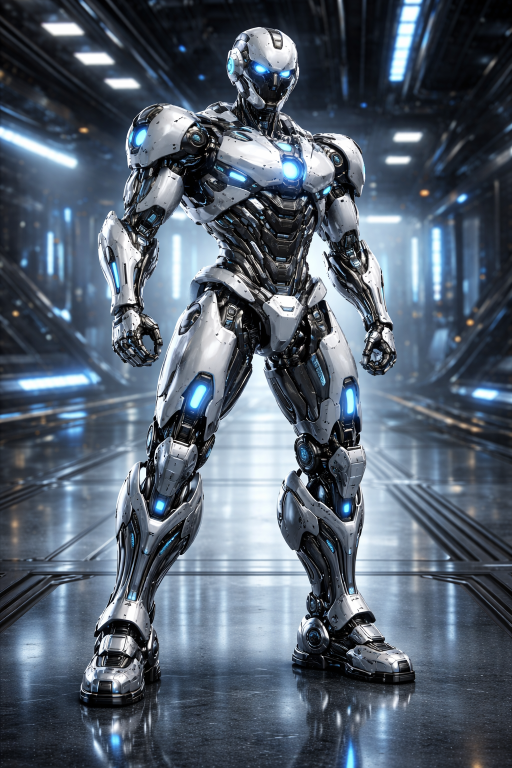
#> input picture gen.3d/input/robot_model.png, 1024 x 1536 px (shown at 1/2 size); its folder holds only this picture in this run
$ python 1.image2mesh.py
#> lines starting #> are read from the running program, lines starting #| are printed output that depends on the picture
"""
Process all image files from input folder and generate 3D meshes (GLB) to output folder.
Uses ComfyUI Trellis2 workflow: one image -> one mesh per image.
"""
import os
import sys
import time
import json
import shutil
import argparse
from pathlib import Path
from functools import partial
import builtins as _builtins
import requests
from PIL import Image

print = partial(_builtins.print, flush=True)

# Scale image so max(width, height) == this before sending to ComfyUI (aspect ratio preserved)
MAX_IMAGE_SIZE = 1024

# Resumable processing (skip already-generated meshes, resume after interrupt)
ENABLE_RESUMABLE_MODE = True
CLEANUP_TRACKING_FILES = False  # Set True to delete tracking JSON after successful run

# Supported image extensions (lowercase)
IMAGE_EXTENSIONS = {".png", ".jpg", ".jpeg", ".webp", ".bmp", ".tga"}


def resolve_comfyui_dir(base_dir: str) -> str:
    """Resolve ComfyUI directory: sibling ComfyUI or COMFYUI_DIR env."""
    candidate = os.path.abspath(os.path.join(base_dir, "..", "ComfyUI"))
    if os.path.exists(os.path.join(candidate, "main.py")):
        return candidate
    alt = os.environ.get("COMFYUI_DIR")
    if alt and os.path.exists(os.path.join(alt, "main.py")):
        return alt
    return candidate


def get_image_files(input_dir: str) -> list[tuple[str, str]]:
    """
    Return list of (full_path, stem) for all image files in input_dir.
    stem = filename without extension, used for naming output.
    """
    if not os.path.isdir(input_dir):
        return []
    out = []
    for name in sorted(os.listdir(input_dir)):
        p = os.path.join(input_dir, name)
        if not os.path.isfile(p):
            continue
        ext = Path(name).suffix.lower()
        if ext in IMAGE_EXTENSIONS:
            stem = Path(name).stem
            out.append((p, stem))
    return out


class ResumableState:
    """Manages resumable state for image-to-mesh generation (skip completed, resume after interrupt)."""

    def __init__(self, checkpoint_dir: str, script_name: str, force_start: bool = False):
        self.checkpoint_dir = Path(checkpoint_dir)
        self.checkpoint_dir.mkdir(parents=True, exist_ok=True)
        self.state_file = self.checkpoint_dir / f"{script_name}.state.json"
        if force_start and self.state_file.exists():
            try:
                self.state_file.unlink()
                print("Force start enabled - removed existing checkpoint")
            except Exception as ex:
                print(f"WARNING: Failed to remove checkpoint for force start: {ex}")
        self.state = self._load_state()

    def _load_state(self) -> dict:
        if self.state_file.exists():
            try:
                with open(self.state_file, "r", encoding="utf-8") as f:
                    return json.load(f)
            except Exception as ex:
                print(f"WARNING: Failed to load checkpoint file: {ex}")
        return {"meshes": {"completed": [], "results": {}}}

    # [6 lines left out: function _save_state, not called in this run]

    def is_mesh_complete(self, stem: str) -> bool:
        """True if this stem was completed and the output file still exists."""
        if stem not in self.state["meshes"]["results"]:
            return False
        path = self.state["meshes"]["results"][stem].get("path", "")
        return bool(path and os.path.exists(path))

    # [5 lines left out: function set_mesh_result, not called in this run]

    def validate_and_cleanup_results(self, output_dir: str) -> int:
        """Remove completed entries whose output file no longer exists. Returns count removed."""
#> called with output_dir = 'gen.3d/output'
        removed = 0
        for stem in list(self.state["meshes"]["completed"]):
            res = self.state["meshes"]["results"].get(stem, {})
            path = res.get("path", "")
            if not path or not os.path.exists(path):
                if stem in self.state["meshes"]["completed"]:
                    self.state["meshes"]["completed"].remove(stem)
                if stem in self.state["meshes"]["results"]:
                    del self.state["meshes"]["results"][stem]
                removed += 1
        if removed:
            self._save_state()
        return removed

    def get_progress_summary(self) -> str:
        completed = len(self.state["meshes"]["completed"])
        return f"Progress: Meshes completed {completed}"

    # [9 lines left out: function cleanup, not called in this run]


class Image2MeshGenerator:
    def __init__(
        self,
        comfyui_url: str = "http://127.0.0.1:8188/",
        workflow_path: str = None,
        comfyui_input_dir: str = None,
        comfyui_output_dir: str = None,
        output_dir: str = None,
    ):
        self.comfyui_url = comfyui_url.rstrip("/") + "/"
        script_dir = os.path.dirname(os.path.abspath(__file__))
        base_dir = os.path.dirname(script_dir)
        self.base_dir = base_dir
        self.workflow_path = workflow_path or os.path.join(base_dir, "workflow", "assets3d.json")
        comfy_dir = resolve_comfyui_dir(base_dir)
        self.comfyui_input_dir = os.path.abspath(comfyui_input_dir or os.path.join(comfy_dir, "input"))
        self.comfyui_output_dir = os.path.abspath(comfyui_output_dir or os.path.join(comfy_dir, "output"))
        self.output_dir = os.path.abspath(output_dir or os.path.join(base_dir, "output"))
        os.makedirs(self.output_dir, exist_ok=True)

    def _load_workflow(self) -> dict:
        with open(self.workflow_path, "r", encoding="utf-8") as f:
            return json.load(f)

    # [18 lines left out: function _set_workflow_image_and_prefix, not called in this run]

    def _scale_image_to_max_size(self, image_path: str, max_side: int) -> Image.Image | None:
        """Load image and scale so max(width, height) == max_side, preserving aspect ratio. Return PIL Image or None."""
#> called with image_path = 'gen.3d/input/robot_model.png', max_side = 1024
        try:
            im = Image.open(image_path)
#> im is the input picture: PIL image 1024x1536 RGB; mean R, G, B 84.2, 96.3, 110.4
            im.load()
            # Preserve RGBA for transparency (Trellis2 can use alpha)
            if im.mode not in ("RGB", "RGBA"):
                im = im.convert("RGBA")
            w, h = im.size
#> w = 1024; h = 1536
            if max(w, h) <= max_side:
                return im
            scale = max_side / max(w, h)
#> scale = 0.667
            new_w = max(1, int(round(w * scale)))
#> new_w = 683
            new_h = max(1, int(round(h * scale)))
#> new_h = 1024
            return im.resize((new_w, new_h), Image.Resampling.LANCZOS)
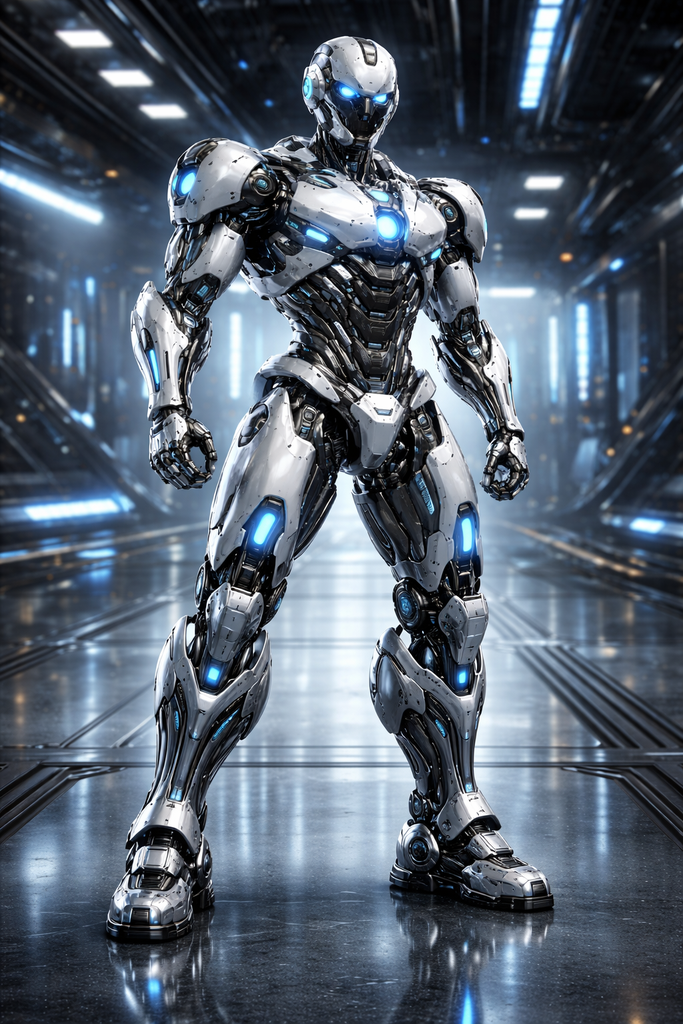
#> returned value: PIL image 683x1024 RGB; mean R, G, B 84.2, 96.3, 110.4
        except Exception as e:
            print(f"WARNING: Failed to load/scale image {image_path}: {e}")
            return None

    def _copy_image_to_comfyui(self, image_path: str) -> str:
        """Scale image to max 1024 on longest side (aspect ratio preserved), then save to ComfyUI input folder; return basename."""
        name = os.path.basename(image_path)
        dest = os.path.join(self.comfyui_input_dir, name)
        im = self._scale_image_to_max_size(image_path, MAX_IMAGE_SIZE)
        if im is None:
            # Fallback: copy original
            shutil.copy2(image_path, dest)
            return name
        w, h = im.size
#> w = 683; h = 1024
        if w * h == 0:
            shutil.copy2(image_path, dest)
            return name
        try:
            ext = Path(name).suffix.lower()
            if ext in (".jpg", ".jpeg"):
                im = im.convert("RGB")
                im.save(dest, quality=95)
            else:
                im.save(dest)
            return name
        except Exception as e:
            print(f"WARNING: Failed to save scaled image, copying original: {e}")
            shutil.copy2(image_path, dest)
            return name

    # [124 lines left out: functions _queue_prompt, _wait_for_completion, _find_newest_glb_with_prefix, _list_glbs_with_prefix, _copy_glbs_from_comfyui_to_output, not called in this run]

    def process_one(self, image_path: str, stem: str) -> str | None:
        """
        Process one image: copy to ComfyUI input, run workflow, then copy all result GLBs to gen.3d/output.
        Returns path to primary output GLB or None on failure.
        """
        print(f"Processing: {image_path} -> prefix '{stem}'")
        image_basename = self._copy_image_to_comfyui(image_path)
        workflow = self._load_workflow()
        workflow = self._set_workflow_image_and_prefix(workflow, image_basename, stem)

        prompt_id = self._queue_prompt(workflow)
        if not prompt_id:
            return None
        print(f"  Queued prompt_id: {prompt_id}, waiting for completion...")
        if not self._wait_for_completion(prompt_id):
            print("  WARNING: Wait timed out or failed")
        primary_out = self._copy_glbs_from_comfyui_to_output(stem)
        if not primary_out:
            print(f"  ERROR: No .glb found for prefix '{stem}' in ComfyUI output: {self.comfyui_output_dir}")
            return None
        return primary_out

    def process_all(
        self,
        input_dir: str,
        resumable_state: ResumableState | None = None,
        force_regenerate: bool = False,
    ) -> dict[str, str]:
        """Process all images in input_dir. Skips completed stems if resumable_state provided. Returns {stem: output_glb_path}."""
        images = get_image_files(input_dir)
        if not images:
            print(f"No image files found in {input_dir} (extensions: {IMAGE_EXTENSIONS})")
            return {}
        print(f"Found {len(images)} image(s) in {input_dir}")
        print(f"ComfyUI output folder: {self.comfyui_output_dir}")
        print(f"gen.3d output folder:  {self.output_dir}")

        if resumable_state:
            resumable_state.validate_and_cleanup_results(self.output_dir)
            completed_stems = {stem for image_path, stem in images if resumable_state.is_mesh_complete(stem)}
        else:
            completed_stems = set()

        to_process = [(image_path, stem) for image_path, stem in images if force_regenerate or stem not in completed_stems]
        if completed_stems and not force_regenerate:
            print(f"Resumable: skipping {len(completed_stems)} already completed: {sorted(completed_stems)}")
        if not to_process:
            print("All meshes already generated.")
            return {stem: resumable_state.state["meshes"]["results"][stem]["path"] for stem in completed_stems} if resumable_state else {}

        print(f"Processing {len(to_process)} image(s), skipped {len(completed_stems)}")
        results = {}
        for image_path, stem in to_process:
            out_path = self.process_one(image_path, stem)
            if out_path:
                results[stem] = out_path
                if resumable_state:
                    resumable_state.set_mesh_result(stem, out_path)
        # Include previously completed in results for summary
        if resumable_state:
            for stem in completed_stems:
                path = resumable_state.state["meshes"]["results"].get(stem, {}).get("path", "")
                if path and os.path.exists(path):
                    results[stem] = path
        return results


def main() -> int:
    parser = argparse.ArgumentParser(
        description="Convert all images in input folder to 3D meshes (GLB) in output folder."
    )
    script_dir = os.path.dirname(os.path.abspath(__file__))
    base_dir = os.path.dirname(script_dir)
    default_input = os.path.join(base_dir, "input")
    default_output = os.path.join(base_dir, "output")
    parser.add_argument(
        "--input-dir", "-i",
        default=default_input,
        help=f"Folder containing input images (default: {default_input})",
    )
    parser.add_argument(
        "--output-dir", "-o",
        default=default_output,
        help=f"Folder for output GLB files (default: {default_output})",
    )
    parser.add_argument(
        "--workflow",
        default=os.path.join(base_dir, "workflow", "assets3d.json"),
        help="Path to Trellis2 workflow JSON",
    )
    parser.add_argument(
        "--comfyui-url",
        default=os.environ.get("COMFYUI_BASE_URL", "http://127.0.0.1:8188/"),
        help="ComfyUI API base URL",
    )
    parser.add_argument("--force", "-f", action="store_true", help="Regenerate all meshes (ignore completed)")
    parser.add_argument(
        "--force-start",
        action="store_true",
        help="Ignore existing checkpoint and start fresh (resumable state cleared)",
    )
    parser.add_argument("--list-completed", "-l", action="store_true", help="List completed mesh stems and exit")
    args = parser.parse_args()

    gen = Image2MeshGenerator(
        comfyui_url=args.comfyui_url,
        workflow_path=args.workflow,
        output_dir=args.output_dir,
    )

    resumable_state = None
    if ENABLE_RESUMABLE_MODE:
        checkpoint_dir = os.path.normpath(os.path.join(base_dir, "output", "tracking"))
        script_name = Path(__file__).stem
        resumable_state = ResumableState(checkpoint_dir, script_name, args.force_start)
        print(f"Resumable mode enabled - checkpoint: {checkpoint_dir}")
        if resumable_state.state_file.exists():
            print(f"Found checkpoint: {resumable_state.state_file}")
            print(resumable_state.get_progress_summary())
        else:
            print("No checkpoint found - starting fresh")

    if args.list_completed:
        if resumable_state and resumable_state.state["meshes"]["completed"]:
            print("Completed stems:", sorted(resumable_state.state["meshes"]["completed"]))
        else:
            print("No completed meshes in checkpoint.")
        return 0

    results = gen.process_all(
        args.input_dir,
        resumable_state=resumable_state,
        force_regenerate=args.force,
    )
    if results:
        print(f"\nGenerated {len(results)} mesh(es):")
        for stem, path in results.items():
            print(f"  {stem}: {path}")
        if resumable_state:
            print("Final progress:", resumable_state.get_progress_summary())
            resumable_state.cleanup()
        return 0
    print("No meshes generated.")
    return 0


if __name__ == "__main__":
#> (the run stopped early here; a loop or call above may not have finished)
